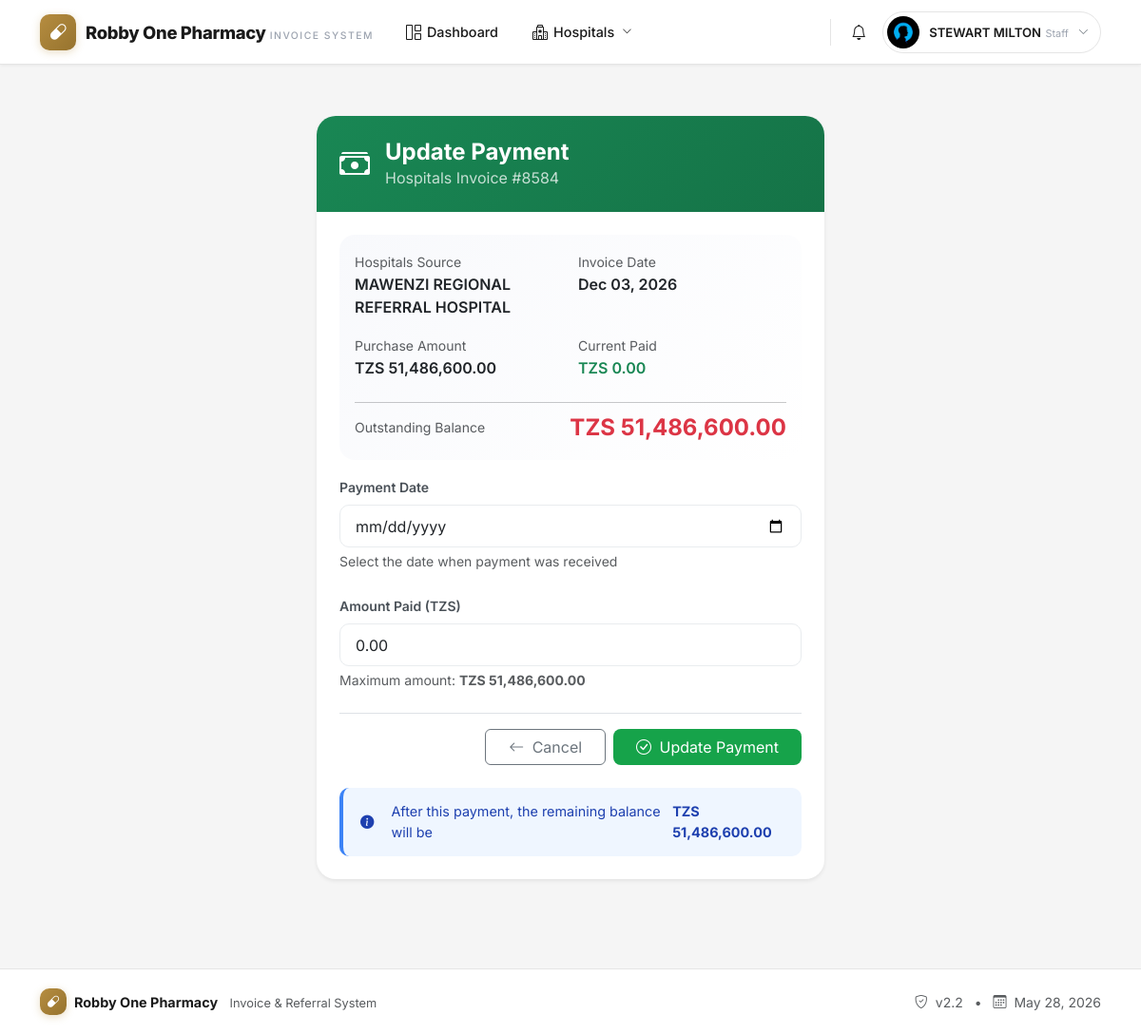
Page /referral/invoices/219/payment/ (signed in) on the committed database.
### invoices/models.py (models this page shows, shortened)
class UserProfile(models.Model):
    user = models.OneToOneField(User, on_delete=models.CASCADE, related_name='profile')
    phone = models.CharField(max_length=15, blank=True, null=True)
    address = models.TextField(blank=True, null=True)
    profile_picture = models.ImageField(upload_to='profile_pics/', blank=True, null=True)
    job_title = models.CharField(max_length=100, blank=True, null=True)
    department = models.CharField(max_length=100, blank=True, null=True)
    bio = models.TextField(max_length=500, blank=True, null=True)
    website = models.URLField(blank=True, null=True)
    company = models.CharField(max_length=100, blank=True, null=True)
    date_of_birth = models.DateField(blank=True, null=True)
    preferred_language = models.CharField(max_length=10, choices=[
        ('en', 'English'),
        ('sw', 'Swahili'),
    ], default='en')
    theme_preference = models.CharField(max_length=10, choices=[
        ('light', 'Light'),
        ('dark', 'Dark'),
    ], default='light')
    email_notifications = models.BooleanField(default=True)
    sms_notifications = models.BooleanField(default=False)
    created_at = models.DateTimeField(auto_now_add=True)
    updated_at = models.DateTimeField(auto_now=True)
    class Meta:
        verbose_name = "User Profile"
        verbose_name_plural = "User Profiles"

### referrals/models.py (models this page shows, shortened)
class ReferralInvoice(models.Model):
    referral_source = models.ForeignKey(ReferralSource, on_delete=models.CASCADE, related_name='invoices')
    invoice_number = models.CharField(max_length=50, unique=True)
    invoice_date = models.DateField()
    purchase_amount = models.DecimalField(max_digits=12, decimal_places=2, validators=[MinValueValidator(0)])
    payment_date = models.DateField(null=True, blank=True)
    amount_paid = models.DecimalField(max_digits=12, decimal_places=2, default=0, validators=[MinValueValidator(0)])
    facility = models.ForeignKey(Facility, on_delete=models.SET_NULL, null=True, blank=True, related_name='referral_invoices')
    created_at = models.DateTimeField(auto_now_add=True)
    updated_at = models.DateTimeField(auto_now=True)
    class Meta:
        ordering = ['-invoice_date']
    @property
    def balance(self):
        return self.purchase_amount - self.amount_paid

class ReferralSource(models.Model):
    name = models.CharField(max_length=200, unique=True, verbose_name="Hospital Name")
    tin_number = models.CharField(max_length=50, blank=True, verbose_name="TIN Number")
    created_at = models.DateTimeField(auto_now_add=True)
    updated_at = models.DateTimeField(auto_now=True)
    class Meta:
        ordering = ['name']

### referrals/views.py (the view)
# urls.py: path('invoices/<int:pk>/payment/', views.referral_invoice_update_payment, name='update_payment'),
@login_required
def referral_invoice_update_payment(request, pk):
    invoice = get_object_or_404(ReferralInvoice, pk=pk)
    if request.method == 'POST':
        form = ReferralPaymentUpdateForm(request.POST, instance=invoice)
        if form.is_valid():
            form.save()
            messages.success(request, f'Payment updated for {invoice.invoice_number}')
            return redirect('referral:invoice_detail', pk=invoice.id)
    else:
        form = ReferralPaymentUpdateForm(instance=invoice)
    return render(request, 'referrals/update_payment.html', {'invoice': invoice, 'form': form})

### referrals/templates/referrals/update_payment.html (shortened to what this page needs)
{% extends 'referrals/base.html' %}
{% load humanize %}
{% block content %}
<div class="container py-4">
    <div class="row justify-content-center">
        <div class="col-lg-6">
            <div class="payment-card card shadow-sm">
                <div class="payment-header">
                    <div class="d-flex align-items-center gap-3">
                        <i class="bi bi-cash-stack fs-2"></i>
                        <div>
                            <h4 class="mb-0 fw-bold">Update Payment</h4>
                            <p class="mb-0 opacity-75">Hospitals Invoice #{{ invoice.invoice_number }}</p>
                        </div>
                    </div>
                </div>
                <div class="card-body p-4">
                    <div class="summary-card">
                        <div class="row g-3">
                            <div class="col-6">
                                <small class="text-muted">Hospitals Source</small>
                                <p class="mb-0 fw-semibold">{{ invoice.referral_source.name }}</p>
                            </div>
                            <div class="col-6">
                                <small class="text-muted">Invoice Date</small>
                                <p class="mb-0 fw-semibold">{{ invoice.invoice_date|date:"M d, Y" }}</p>
                            </div>
                            <div class="col-6">
                                <small class="text-muted">Purchase Amount</small>
                                <p class="mb-0 fw-semibold">TZS {{ invoice.purchase_amount|floatformat:2|intcomma }}</p>
                            </div>
                            <div class="col-6">
                                <small class="text-muted">Current Paid</small>
                                <p class="mb-0 fw-semibold text-success">TZS {{ invoice.amount_paid|floatformat:2|intcomma }}</p>
                            </div>
                            <div class="col-12">
                                <hr class="my-2">
                                <div class="d-flex justify-content-between align-items-center">
                                    <small class="text-muted">Outstanding Balance</small>
                                    <span class="amount-display text-danger">TZS {{ invoice.balance|floatformat:2|intcomma }}</span>
                                </div>
                            </div>
                        </div>
                    </div>
                    <form method="post">
                        <div class="mb-4">
                            <label for="{{ form.payment_date.id_for_label }}" class="form-label">
                                Payment Date
                            </label>
                            {{ form.payment_date }}
                            <div class="help-text small text-muted mt-1">Select the date when payment was received</div>
                        </div>
                        <div class="mb-4">
                            <label for="{{ form.amount_paid.id_for_label }}" class="form-label">
                                Amount Paid (TZS)
                            </label>
                            {{ form.amount_paid }}
                            <div class="help-text small text-muted mt-1">
                                Maximum amount: <strong>TZS {{ invoice.balance|floatformat:2|intcomma }}</strong>
                            </div>
                        </div>
                        <div class="d-flex justify-content-end gap-2 mt-4 pt-3 border-top">
                            <a href="{% url 'referral:invoice_detail' invoice.id %}" class="btn btn-outline-secondary px-4">
                                <i class="bi bi-arrow-left me-1"></i> Cancel
                            </a>
                            <button type="submit" class="btn btn-success px-4">
                                <i class="bi bi-check-circle me-1"></i> Update Payment
                            </button>
                        </div>
                    </form>
                    {% if invoice.balance == 0 %}
                        <div class="alert alert-success mt-4 mb-0">
                            <i class="bi bi-check-circle-fill me-2"></i>
                            This invoice is fully paid. No further payment is required.
                        </div>
                    {% elif invoice.balance > 0 %}
                        <div class="alert alert-info mt-4 mb-0">
                            <i class="bi bi-info-circle-fill me-2"></i>
                            After this payment, the remaining balance will be <strong>TZS {{ invoice.balance|floatformat:2|intcomma }}</strong>
                        </div>
                    {% endif %}
                </div>
            </div>
        </div>
    </div>
</div>
{% endblock %}

### referrals/templates/referrals/base.html (shortened to what this page needs)
{% load static %}
<!DOCTYPE html>
<html lang="en">
<head>
    <link href="https://cdn.jsdelivr.net/npm/bootstrap@5.3.0/dist/css/bootstrap.min.css" rel="stylesheet">
    <link rel="stylesheet" href="https://cdn.jsdelivr.net/npm/bootstrap-icons@1.11.3/font/bootstrap-icons.min.css">
</head>
<body>
<nav class="navbar navbar-expand-lg sticky-top" id="mainNavbar">
    <div class="container">
        <a class="navbar-brand" href="https://tenda.pythonanywhere.com">
            <div class="brand-icon">
                <i class="bi bi-capsule"></i>
            </div>
            <div class="brand-text d-none d-sm-block">
                <span class="brand-name">Robby One Pharmacy</span>
                <span class="brand-subtitle">Invoice System</span>
            </div>
        </a>
        <div class="collapse navbar-collapse" id="navbarMain">
            <ul class="navbar-nav me-auto">
                <li class="nav-item">
                    <a class="nav-link {% if request.resolver_match.url_name == 'dashboard' %}active{% endif %}" href="{% url 'referral:dashboard' %}">
                        <i class="bi bi-grid-1x2"></i>
                        <span class="d-none d-lg-inline">Dashboard</span>
                    </a>
                </li>
                <li class="nav-item dropdown">
                    <a class="nav-link dropdown-toggle " href="#" id="hospitalsDropdown" role="button" data-bs-toggle="dropdown" aria-expanded="false">
                        <i class="bi bi-hospital"></i>
                        <span class="d-none d-lg-inline">Hospitals</span>
                        <i class="bi bi-chevron-down"></i>
                    </a>
                </li>
            </ul>
            <ul class="navbar-nav ms-auto align-items-center">
                <li class="nav-item">
                    <a class="notification-btn" href="{% url 'notifications' %}" title="Notifications">
                        <i class="bi bi-bell"></i>
                    </a>
                </li>
                <li class="nav-item dropdown ms-1">
                    <a class="user-menu-btn" href="#" id="userDropdown" role="button" data-bs-toggle="dropdown" aria-expanded="false">
                        <div class="user-avatar">
                            {% if user.profile.profile_picture %}
                                <img src="{{ user.profile.profile_picture.url }}" alt="Profile">
                            {% else %}
                                <i class="bi bi-person-fill"></i>
                            {% endif %}
                        </div>
                        <div class="user-info d-none d-lg-block">
                            <span class="user-name">{{ user.get_full_name|default:user.username }}</span>
                            <span class="user-role">Staff</span>
                        </div>
                        <i class="bi bi-chevron-down d-none d-lg-block"></i>
                    </a>
                </li>
            </ul>
        </div>
    </div>
</nav>
<div class="main-container">
    <div class="container">
        {% block content %}{% endblock %}
    </div>
</div>
<footer class="footer">
    <div class="container">
        <div class="row align-items-center">
            <div class="col-md-6 text-center text-md-start">
                <div class="d-flex align-items-center justify-content-center justify-content-md-start gap-2">
                    <div class="brand-icon" style="width: 28px; height: 28px; font-size: 0.8rem;">
                        <i class="bi bi-capsule"></i>
                    </div>
                    <div>
                        <span class="fw-bold" style="font-size: 0.9rem;">Robby One Pharmacy</span>
                        <span class="text-muted ms-2" style="font-size: 0.8rem;">Invoice & Referral System</span>
                    </div>
                </div>
            </div>
            <div class="col-md-6 text-center text-md-end mt-2 mt-md-0">
                <span class="text-muted small">
                    <i class="bi bi-shield-check me-1"></i> v2.2
                    <span class="mx-2">•</span>
                    <i class="bi bi-calendar3 me-1"></i> {% now "F j, Y" %}
                </span>
            </div>
        </div>
    </div>
</footer>
</body>
</html>

### rows in the picture
ReferralInvoice: invoice_number "8584", referral_source.name "MAWENZI REGIONAL REFERRAL HOSPITAL", invoice_date "Dec 03, 2026", purchase_amount "51,486,600.00", amount_paid "0.00", balance "51,486,600.00"

### other values in the picture
{{ user.get_full_name|default:user.username }} "STEWART MILTON"
